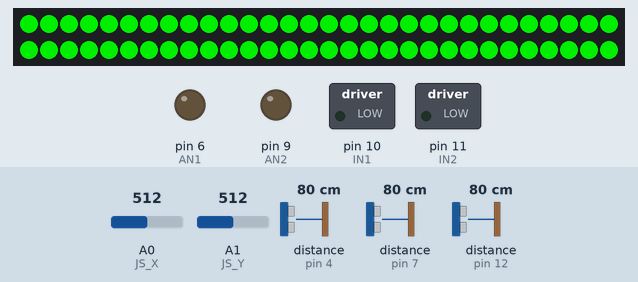
Recording of a sketch running on a simulated Arduino Uno, built with avr-gcc and run on an emulated ATmega328P. Shown: 60 RGB LEDs in strip order, left to right, continuing on the next row, switched loads named in the sketch (green lamp = pin HIGH), output pins drawn as LEDs (lit = HIGH). Wiring (inferred from the names in the program): 3 × ultrasonic range finder: trigger pin 3, echo pin 4 / trigger pin 5, echo pin 7 / trigger pin 8, echo pin 12. The inputs (shaded band) are chosen by the test bench; at power-on: distance to the obstacle (sensors on pin 4, pin 7, pin 12) 80 cm, A0 (JS_X) = 512, A1 (JS_Y) = 512. The echo pulse lasts 58.3 µs per cm; pins used as bus, display or sensor lines are not drawn.

Above: at 3.2 s.
3.3 s: distance to the obstacle (sensor on pin 4) set to 33 cm
4.8 s: distance to the obstacle (sensor on pin 4) set to 27 cm
At 6.3 s:
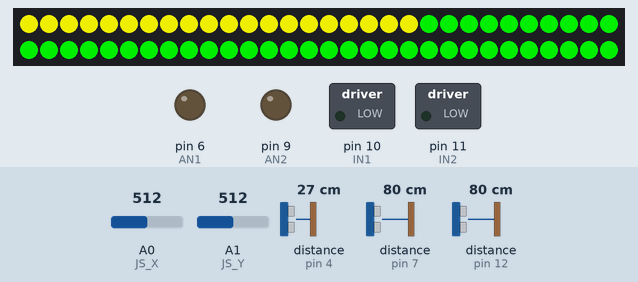
6.6 s: distance to the obstacle (sensor on pin 7) set to 2 cm
At 7.8 s:
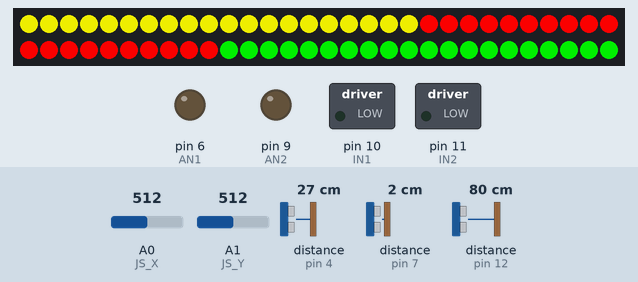
8.1 s: distance to the obstacle (sensor on pin 12) set to 32 cm
9.6 s: distance to the obstacle (sensor on pin 12) set to 27 cm
At 10.1 s:
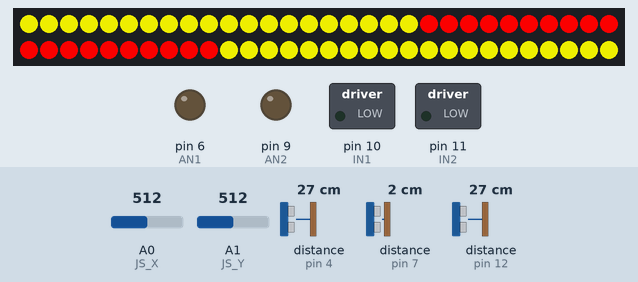
11.2 s: distance to the obstacle (sensor on pin 7) set to 18 cm
At 12.2 s:
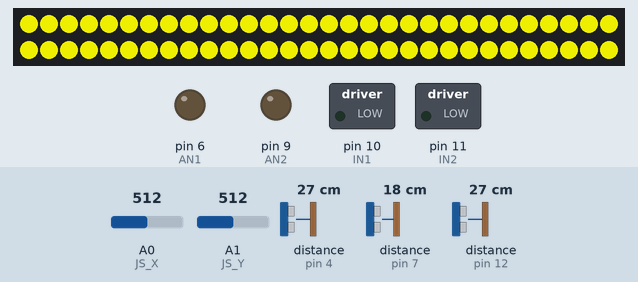
Timing chart, 0 to 13.7 s (numbered marks = the images above; inputs shaded):
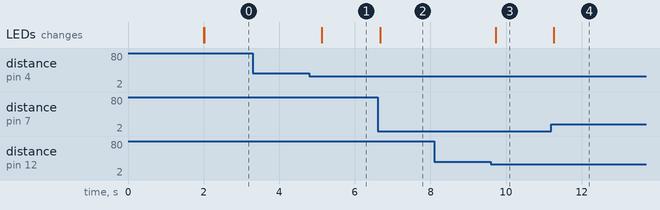

The sketch:

scooterFinal.ino
```cpp
#include <Adafruit_NeoPixel.h>

#define JS_X A0 //analog joystick pins
#define JS_Y A1
//Motor pin defines
#define AN1 6 //Analog input for motor left
#define AN2 9 //Analog input for motor right
#define IN1 10 //Direction for motor left
#define IN2 11 //Direction for motor right

#define NEOPIXEL_PIN 2 //Neopixel data pin
#define LED_NUM 60 //How many LEDs in the strip? It's 60 LEDs per meter, so just change this based on how many meters you bought

#define SAFE_RANGE 30 //Anything above or equal to 30cm
#define WARNING_RANGE 9 //Anything within 10-30 cm
#define STOP_RANGE 8 //Anything less than or equal to 8cm

#define POLL_RATE 500 //How often to check distances in ms
#define COOLDOWN_TIME 2000 //Wait this many milliseconds until the motors re-enable if they go into "STOP" mode.
#define DEADZONE 20 //A range of +/- this value equals a stop in order to prevent super slow movements. Change as needed

Adafruit_NeoPixel led_strip = Adafruit_NeoPixel(LED_NUM,NEOPIXEL_PIN,NEO_GRB+NEO_KHZ800);

const uint32_t colors[] = {led_strip.Color(0,200,0),led_strip.Color(200,200,0),led_strip.Color(240,0,0)};

bool motor_enable = true;

//Each index maps to the other one. So, for instance, the first pin in trigPins and the first pin in echoPins both go to the same HC-SR04
//In order: LEFT | FRONT | RIGHT
const uint8_t trigPins[] = {3,5,8}; //HC-SR04 trigger pins
const uint8_t echoPins[] = {4,7,12}; //HC-SR04 echo pins

long last_time = 0,last_disable=0;

enum Warnings{
  SAFE=0, //Green
  WARNING=1, //Yellow
  STOP=2 //Red
};

void setup() {
  initPins();
  led_strip.begin(); //start the neopixels
  led_strip.show();
}

void loop() {
  if(millis()-last_time>POLL_RATE){ //See if it's time to check distances and compare them / update the lights
    checkObstacles();
    last_time = millis();
  }
  if(motor_enable){ //If you can move, move
    updateMotors();
  }
  else{
    if(millis()-last_disable>COOLDOWN_TIME){ //If enough time has passed allow the motors to move again
      motor_enable = true; //re-enable
    }
    else{
      killMotors(); //Or else just keep them off
    }
  }

}

void checkObstacles(){
  long distance;
  for(int sensor=0;sensor<3;sensor++){ //Go through each HC-SR04 in this order: Left -> Front -> Right
    distance = ping(sensor); //Get the distance of that particular sensor
    if(distance>=SAFE_RANGE){ //If in the safe range make the lights green
      setLights(SAFE,sensor);
    }
    else if(distance<30&&distance>=WARNING_RANGE){ //If in the warning range make the lights yellow
      setLights(WARNING,sensor);
    }
    else if(distance<WARNING_RANGE&&distance>=0){ //If in the stop range make the lights red
      setLights(STOP,sensor);
      motor_enable = false; //Disable the motors
      last_disable = millis(); //Start the cooldown period
    }
  }
  led_strip.show(); //Show the updated colors
}

void setLights(Warnings warning, int sensor){
  uint32_t color = colors[warning]; //Get the corresponding color from the array
  int thirdOfLights = LED_NUM / 3; //So for instance: 60/3= 20 LEDs per side/sensor
  for(int i=(thirdOfLights*sensor);i<thirdOfLights*(sensor+1);i++){ //Set that third to specified color
    led_strip.setPixelColor(i,color);
  }
}

void initPins(){
  for(int i=0;i<3;i++){ //Set all HC-SR04 pins accordingly
    pinMode(trigPins[i],OUTPUT);
    pinMode(echoPins[i],INPUT);
  }
  //Set motor pins to output
  pinMode(AN1,OUTPUT);
  pinMode(AN2,OUTPUT);
  pinMode(IN1,OUTPUT);
  pinMode(IN2,OUTPUT);
  analogWrite(AN1,0);
  analogWrite(AN2,0);
  digitalWrite(IN1,0);
  digitalWrite(IN2,0);
  delay(2000); //Wait for motor driver to boot up
}

void updateMotors(){
  int x = map(analogRead(JS_X),0,1023,-255,255); //Get joystick axis values
  int y = map(analogRead(JS_Y),0,1023,-255,255);
  x = constrain(x,-255,255); //Constrain them to prevent outliers
  y = constrain(y,-255,255);
  int motor1 = y+x; //Do some math to get the right values for the wheels
  int motor2 = y-x;
  motor1 = constrain(motor1,-255,255); //Constrain them again to prevent outliers
  motor2 = constrain(motor2,-255,255);
  if(abs(motor1)<=DEADZONE){ //Check if motor values are in the deadzone range
    motor1 = 0;
  }
  if(abs(motor2)<=DEADZONE){
    motor2 = 0;
  }
  setMotors(motor1,motor2); //Set the motors to the right values
}

void setMotors(int rightVal, int leftVal){
  //Works like a tank drive system
  if(rightVal<0){ //Backwards
    digitalWrite(IN2,1); //Motor counter-clockwise
    analogWrite(AN2,abs(rightVal));
  }
  else{
    digitalWrite(IN2,0); //Motor clockwise
    analogWrite(AN2,rightVal);
  }
  if(leftVal<0){ //Backwards
    analogWrite(AN1,abs(leftVal));
    digitalWrite(IN1,1);
  }
  else{
    analogWrite(AN1,leftVal);
    digitalWrite(IN1,0);
  }
}

long ping(int8_t sensorNumber){
  unsigned long duration;
  long distance;
  digitalWrite(trigPins[sensorNumber],LOW);
  delayMicroseconds(2);
  digitalWrite(trigPins[sensorNumber],HIGH);
  delayMicroseconds(10);
  digitalWrite(trigPins[sensorNumber],LOW);
  duration = pulseIn(echoPins[sensorNumber],HIGH); //Wait for 'ping' to return and measure the time it took
  distance = (duration/2) / 29.1; //Distance in cm
  return distance;
}

void killMotors(){ //Turn the motors off
  setMotors(0,0);
}
```

Measured:
- the behaviour switches between 31 and 30 cm on distance to the obstacle (sensor on pin 4) (found by bisection; images 0 and 1)
- the behaviour switches between 30 and 29 cm on distance to the obstacle (sensor on pin 12) (found by bisection; images 2 and 3)
- after the input at 3.3 s, every drawn part: stays the same
- after the input at 4.8 s, the LEDs: change after 0.33 s (image 1)
- after the input at 6.6 s, the LEDs: change after 0.07 s (image 2)
- after the input at 8.1 s, every drawn part: stays the same
- after the input at 9.6 s, the LEDs: change after 0.13 s (image 3)
- after the input at 11.2 s, the LEDs: change after 0.06 s (image 4)
